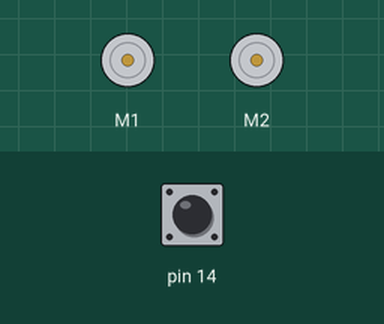
This sketch was run on a simulated Arduino Leonardo, built with avr-gcc and run on an emulated ATmega32U4. On the bench: 2 × DC motor (green arrow = forward, orange = backward, longer = faster). Inputs (shaded band) come from the test bench; at power-on: pin 14 HIGH.

Above: at 0.8 s.
0.9 s: pin 14 pulled LOW for 0.15 s
At 2.3 s:
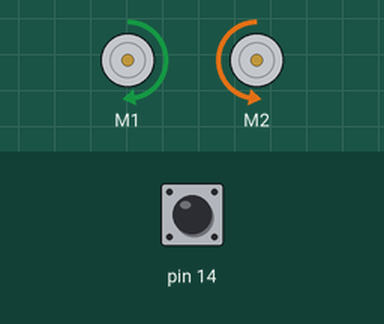
Timing chart, 0 to 9.9 s (numbered marks = the images above; inputs shaded):
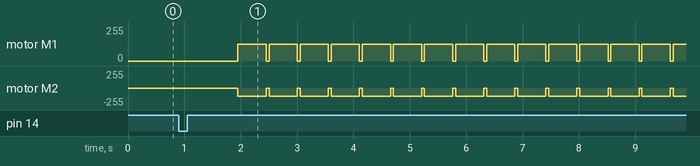

Measured:
- after the input at 0.9 s, motor M1: alternates forward 127/255 for 0.50 s and stopped for 0.05 s, starting after 1.1 s; motor M2: alternates backward 127/255 for 0.50 s and stopped for 0.05 s, starting after 1.1 s

The sketch:

StudsaRuntTemplate.ino
```cpp
// (licence header left out)
#include <Wire.h>
#include <Zumo32U4.h>

Zumo32U4Motors larver;
Zumo32U4LineSensors linjeSensorer;
Zumo32U4ButtonA buttonA;

void setup()
{
  linjeSensorer.initFiveSensors(); // Starta sensorerna

  while (!buttonA.getSingleDebouncedPress()); // Vänta på att knappen A ska tryckas
  delay(1000);

  // Kör framåt
  larver.setLeftSpeed(200);
  larver.setRightSpeed(200);
}

void loop()
{
  uint16_t linjeSensorVarden[5];

  // Läs linjesensorerna
  //... kopiera kod från tidigare exempel

  // Använd en if-sats för att testa värdet på linjesensorn
  //... se labinstruktion för hur en if-sats ser ut
  {

    // Bromsa
    larver.setLeftSpeed(0);    // Stanna sedan!
    larver.setRightSpeed(0);
    delay(50);                 // Vänta lite på att motorn stannar

    // Snurra lite
    larver.setLeftSpeed(200);
    larver.setRightSpeed(-200);
    delay(500);                  // Vänta tills vi snurrat klart

    // Så sätter vi fart igen
    // Kör framåt
    larver.setLeftSpeed(200);
    larver.setRightSpeed(200);
  }
}
```
